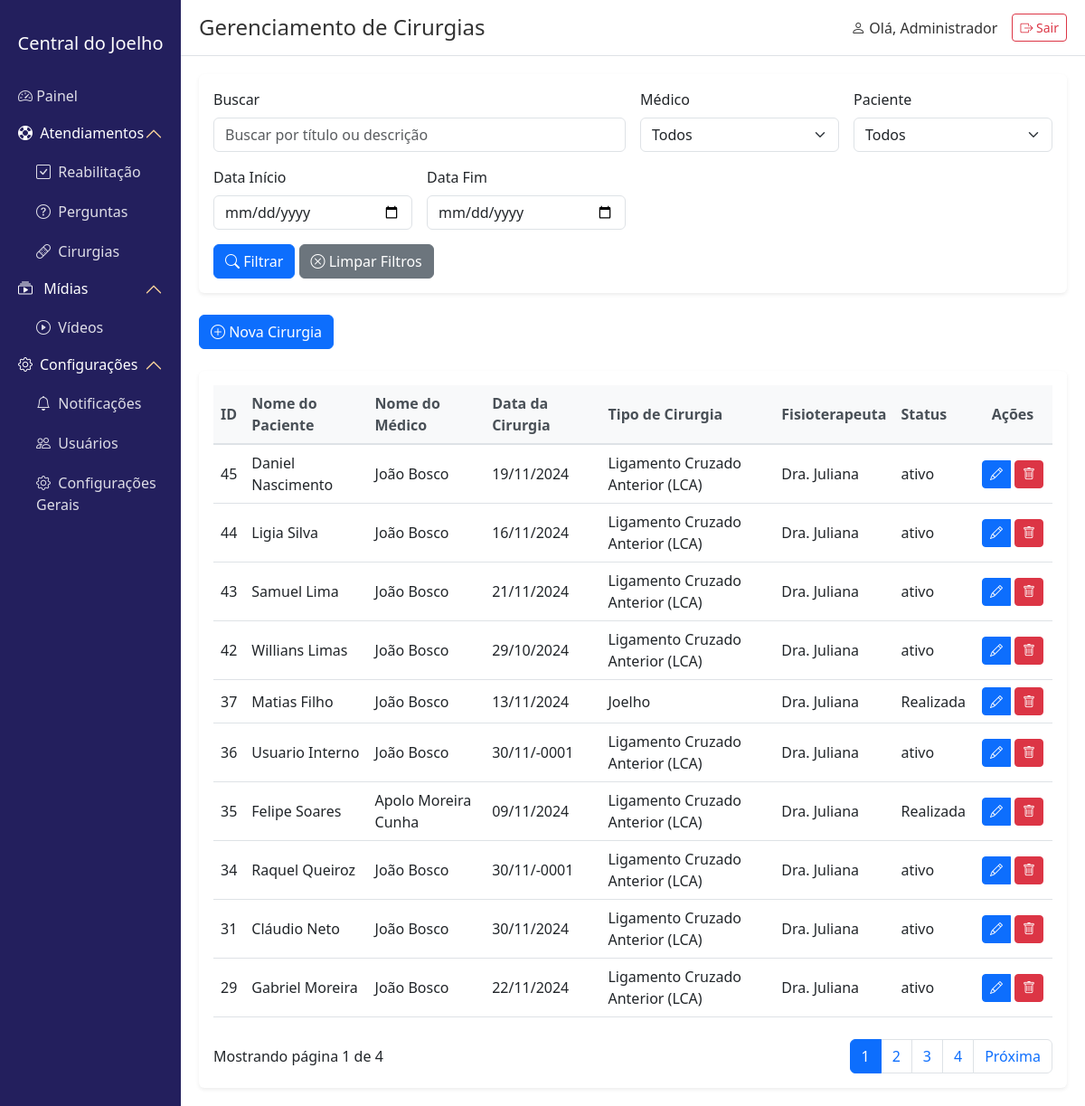
/index.php?page=admin/cirurgias (signed in), run on the app's committed database.
### tables this page shows
CREATE TABLE IF NOT EXISTS `pacientes` (
  `id` int NOT NULL AUTO_INCREMENT,
  `id_usuario` int NOT NULL,
  `data_cirurgia` date NOT NULL,
  `fisioterapeuta` varchar(255) NOT NULL,
  `problema` varchar(255) NOT NULL,
  `status` varchar(50) NOT NULL DEFAULT 'pendente',
  `data_cadastro` datetime DEFAULT CURRENT_TIMESTAMP,
  `medico` int NOT NULL,
  `tipo_cirurgia` varchar(100) DEFAULT NULL,
  `local_cirurgia` varchar(200) DEFAULT NULL,
  `observacoes_cirurgia` text,
  `id_reabilitacao` int DEFAULT NULL,
  PRIMARY KEY (`id`),
  KEY `id_usuario` (`id_usuario`),
  KEY `fk_paciente_medico` (`medico`),
  KEY `id_reabilitacao` (`id_reabilitacao`)
);

CREATE TABLE IF NOT EXISTS `usuarios` (
  `id` int NOT NULL AUTO_INCREMENT,
  `nome` varchar(255) DEFAULT NULL,
  `email` varchar(255) DEFAULT NULL,
  `cpf` varchar(14) DEFAULT NULL,
  `senha` varchar(255) DEFAULT NULL,
  `tipo_usuario` varchar(50) DEFAULT NULL,
  `status` varchar(50) DEFAULT NULL,
  `data_cadastro` datetime DEFAULT CURRENT_TIMESTAMP,
  PRIMARY KEY (`id`)
);

### pages/admin/cirurgias.php (the view, shortened to what the rows shown need)
<?php
$conn = getConnection();
function h($str) {
    return htmlspecialchars($str ?? '', ENT_QUOTES, 'UTF-8');
}
$where_conditions = [];
$params = [];
$where_clause = !empty($where_conditions) ? "WHERE " . implode(" AND ", $where_conditions) : "";
$count_query = "SELECT COUNT(*) FROM pacientes p LEFT JOIN usuarios u ON p.id_usuario = u.id LEFT JOIN usuarios m ON p.medico = m.id $where_clause";
$stmt = $conn->prepare($count_query);
$stmt->execute($params);
$total_records = $stmt->fetchColumn();
$items_per_page = 10;
$total_pages = ceil($total_records / $items_per_page);
$page = isset($_GET['p']) ? max(1, min((int)$_GET['p'], $total_pages)) : 1;
$offset = ($page - 1) * $items_per_page;
$query = "
    SELECT p.id,
           u.nome as nome_paciente,
           m.nome as nome_medico,
           p.data_cirurgia,
           p.problema as tipo_cirurgia,
           p.fisioterapeuta,
           p.status as status
    FROM pacientes p
    LEFT JOIN usuarios u ON p.id_usuario = u.id
    LEFT JOIN usuarios m ON p.medico = m.id
    $where_clause
    ORDER BY p.id DESC
    LIMIT $items_per_page OFFSET $offset
";
$stmt = $conn->prepare($query);
$stmt->execute($params);
$cirurgias = $stmt->fetchAll(PDO::FETCH_ASSOC);
?>
<!DOCTYPE html>
<html lang="pt-BR">
<head>
    <link href="https://cdn.jsdelivr.net/npm/bootstrap@5.3.0/dist/css/bootstrap.min.css" rel="stylesheet">
    <link rel="stylesheet" href="https://cdn.jsdelivr.net/npm/bootstrap-icons@1.7.2/font/bootstrap-icons.css">
</head>
<body>
<div class="container-fluid">
        <div class="row">
            <div class="col-md-3 col-lg-2 px-0 sidebar">
                <ul class="nav flex-column">
                      <div class="accordion accordion-flush" id="menuAtendimento">
                        <div class="accordion-item">
                            <h2 class="accordion-header">
                                <button class="accordion-button" type="button" data-bs-toggle="collapse"
                                        data-bs-target="#atendimentoCollapse" aria-expanded="true">
                                        <i class="bi bi-life-preserver"></i>&nbsp; Atendiamentos
                                </button>
                            </h2>
                        </div>
                    </div>
                    <div class="accordion accordion-flush" id="menuMidias">
                        <div class="accordion-item">
                            <h2 class="accordion-header">
                                <button class="accordion-button" type="button" data-bs-toggle="collapse"
                                        data-bs-target="#midiasCollapse" aria-expanded="true">
                                    <i class="bi bi-collection-play me-2"></i>&nbsp;Mídias
                                </button>
                            </h2>
                        </div>
                    </div>
                    <div class="accordion accordion-flush" id="menuConfiguracoes">
                        <div class="accordion-item">
                            <h2 class="accordion-header">
                                <button class="accordion-button" type="button" data-bs-toggle="collapse"
                                        data-bs-target="#configuracoesCollapse" aria-expanded="true">
                                    <i class="bi bi-gear me-2"></i> Configurações
                                </button>
                            </h2>
                        </div>
                    </div>
                </ul>
            </div>
            <div class="col-md-9 col-lg-10 px-0">
                <div class="main-content">
                    <div class="card">
                        <div class="card-body">
                            <div class="table-responsive">
                                <table class="table table-hover">
                                    <thead>
                                        <tr class="table-light">
                                            <?php if (!empty($cirurgias)): ?>
                                                <?php foreach (['id', 'nome_paciente', 'nome_medico', 'data_cirurgia', 'tipo_cirurgia', 'fisioterapeuta', 'status'] as $coluna): ?>
                                                    <th class="align-middle">
                                                        <?php
                                                        switch ($coluna) {
                                                            case 'id':
                                                                echo 'ID';
                                                                break;
                                                            case 'nome_paciente':
                                                                echo 'Nome do Paciente';
                                                                break;
                                                            case 'nome_medico':
                                                                echo 'Nome do Médico';
                                                                break;
                                                            case 'data_cirurgia':
                                                                echo 'Data da Cirurgia';
                                                                break;
                                                            case 'tipo_cirurgia':
                                                                echo 'Tipo de Cirurgia';
                                                                break;
                                                            case 'fisioterapeuta':
                                                                echo 'Fisioterapeuta';
                                                                break;
                                                            case 'status':
                                                                echo 'Status';
                                                                break;
                                                        }
                                                        ?>
                                                    </th>
                                                <?php endforeach; ?>
                                                <th class="align-middle text-center">Ações</th>
                                            <?php else: ?>
                                                <th>ID</th>
                                                <th>Informações da Cirurgia</th>
                                                <th>Ações</th>
                                            <?php endif; ?>
                                        </tr>
                                    </thead>
                                    <tbody>
                                        <?php if (!empty($cirurgias)): ?>
                                            <?php foreach ($cirurgias as $cirurgia): ?>
                                                <tr>
                                                    <?php foreach (['id', 'nome_paciente', 'nome_medico', 'data_cirurgia', 'tipo_cirurgia', 'fisioterapeuta', 'status'] as $coluna): ?>
                                                        <td>
                                                            <?php
                                                            switch ($coluna) {
                                                                case 'data_cirurgia':
                                                                    echo date('d/m/Y', strtotime($cirurgia[$coluna]));
                                                                    break;
                                                                default:
                                                                    echo h($cirurgia[$coluna] ?? '');
                                                            }
                                                            ?>
                                                        </td>
                                                    <?php endforeach; ?>
                                                    <td class="text-center">
                                                        <div class="btn-group">
                                                            <a href="index.php?page=admin/cirurgia_form&id=<?php echo $cirurgia['id']; ?>"
                                                               class="btn btn-sm btn-primary" title="Editar">
                                                                <i class="bi bi-pencil"></i>
                                                            </a>
                                                            <form method="POST" style="display: inline;">
                                                                <button type="submit" class="btn btn-sm btn-danger" title="Remover"
                                                                        onclick="return confirm('Tem certeza que deseja remover esta cirurgia?')">
                                                                    <i class="bi bi-trash"></i>
                                                                </button>
                                                            </form>
                                                        </div>
                                                    </td>
                                                </tr>
                                            <?php endforeach; ?>
                                        <?php else: ?>
                                            <tr>
                                                <td colspan="8" class="text-center">Nenhuma cirurgia encontrada</td>
                                            </tr>
                                        <?php endif; ?>
                                    </tbody>
                                </table>
                            </div>
                        </div>
                    </div>
</body>
</html>

### data on the page
pacientes: id "45", id_usuario.nome "Daniel Nascimento", medico.nome "João Bosco", data_cirurgia "19/11/2024", problema "Ligamento Cruzado Anterior (LCA)", fisioterapeuta "Dra. Juliana", status "ativo"
pacientes: id "44", id_usuario.nome "Ligia Silva", medico.nome "João Bosco", data_cirurgia "16/11/2024", problema "Ligamento Cruzado Anterior (LCA)", fisioterapeuta "Dra. Juliana", status "ativo"
pacientes: id "43", id_usuario.nome "Samuel Lima", medico.nome "João Bosco", data_cirurgia "21/11/2024", problema "Ligamento Cruzado Anterior (LCA)", fisioterapeuta "Dra. Juliana", status "ativo"
pacientes: id "42", id_usuario.nome "Willians Limas", medico.nome "João Bosco", data_cirurgia "29/10/2024", problema "Ligamento Cruzado Anterior (LCA)", fisioterapeuta "Dra. Juliana", status "ativo"
pacientes: id "37", id_usuario.nome "Matias Filho", medico.nome "João Bosco", data_cirurgia "13/11/2024", problema "Joelho", fisioterapeuta "Dra. Juliana", status "Realizada"
pacientes: id "36", id_usuario.nome "Usuario Interno", medico.nome "João Bosco", data_cirurgia "30/11/-0001", problema "Ligamento Cruzado Anterior (LCA)", fisioterapeuta "Dra. Juliana", status "ativo"
pacientes: id "35", id_usuario.nome "Felipe Soares", medico.nome "Apolo Moreira Cunha", data_cirurgia "09/11/2024", problema "Ligamento Cruzado Anterior (LCA)", fisioterapeuta "Dra. Juliana", status "Realizada"
pacientes: id "34", id_usuario.nome "Raquel Queiroz", medico.nome "João Bosco", data_cirurgia "30/11/-0001", problema "Ligamento Cruzado Anterior (LCA)", fisioterapeuta "Dra. Juliana", status "ativo"
pacientes: id "31", id_usuario.nome "Cláudio Neto", medico.nome "João Bosco", data_cirurgia "30/11/2024", problema "Ligamento Cruzado Anterior (LCA)", fisioterapeuta "Dra. Juliana", status "ativo"
pacientes: id "29", id_usuario.nome "Gabriel Moreira", medico.nome "João Bosco", data_cirurgia "22/11/2024", problema "Ligamento Cruzado Anterior (LCA)", fisioterapeuta "Dra. Juliana", status "ativo"

### other printed values
$_SESSION['user_nome'] "Administrador"
$filter['label'] "Buscar"
$filter['label'] "Médico"
$filter['label'] "Paciente"
$filter['label'] "Data Início"
$filter['label'] "Data Fim"
$page "1"
$total_pages "4"
